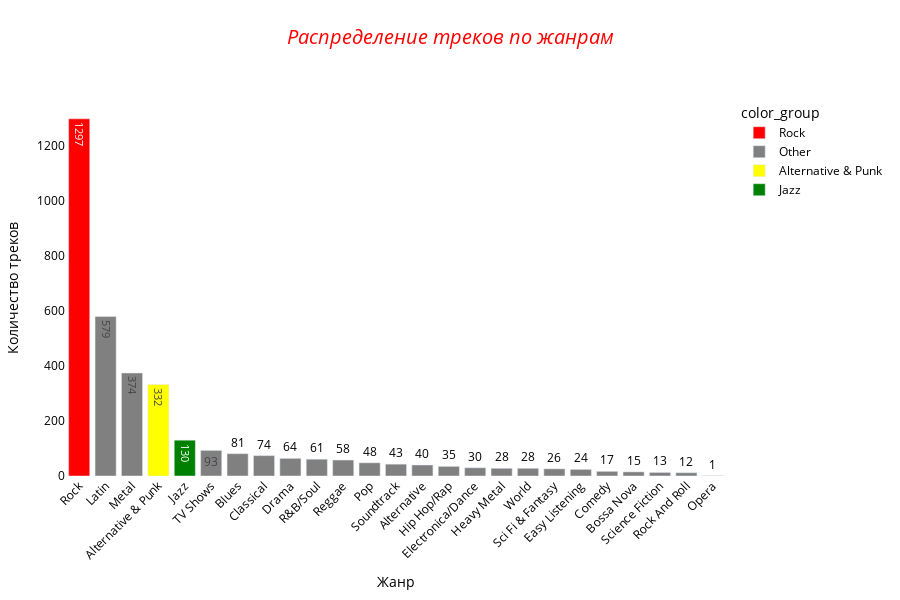

The code cell stored with this chart in its notebook:
### Code cell
# 6 ex
query = """
    SELECT 
        g.name AS genre_name,
        COUNT(*) AS tracks_count
    FROM track t
    JOIN genre g ON t.genre_id = g.genre_id
    GROUP BY g.name
    ORDER BY COUNT(*) DESC
"""

with set_connection() as conn:
    df = pd.read_sql(query, conn)

highlight_genres = ['Rock', 'Jazz', 'Alternative & Punk']
df['color_group'] = df['genre_name'].apply(
    lambda x: x if x in highlight_genres else 'Other'
)

color_map = {
    'Rock': 'red',
    'Jazz': 'green',
    'Alternative & Punk': 'yellow',
    'Other': 'grey'
}
fig = px.bar(
    df,
    x='genre_name',
    y='tracks_count',
    title='Распределение треков по жанрам',
    labels={'genre_name': 'Жанр', 'tracks_count': 'Количество треков'},
    color='color_group',
    color_discrete_map=color_map,
    category_orders={'genre_name': df['genre_name']},
    text='tracks_count',
    height=600)

fig.update_layout(
    title={
        'text': '<i>Распределение треков по жанрам</i>',
        'y':0.95,
        'x':0.5,
        'xanchor': 'center',
        'yanchor': 'top',
        'font': {'size': 20, 'color': 'red'}
    },
    plot_bgcolor='white',  # Белый фон области диаграммы
    paper_bgcolor='white', # Белый фон вокруг диаграммы
    xaxis_tickangle=-45,
    font=dict(color='black'),
    margin=dict(l=50, r=50, b=100, t=100))
     
fig.show()

### Figure 1 — Plotly figure (JSON) as saved in the notebook; plotly's stock layout.template omitted (floating-point values rounded to 4 significant figures)
{"data": [{"hovertemplate": "color_group=Rock<br>Жанр=%{x}<br>Количество треков=%{text}<extra></extra>", "legendgroup": "Rock", "marker": {"color": "red", "pattern": {"shape": ""}}, "name": "Rock", "orientation": "v", "showlegend": true, "text": [1297.0], "textposition": "auto", "type": "bar", "x": ["Rock"], "xaxis": "x", "y": [1297], "yaxis": "y"}, {"hovertemplate": "color_group=Other<br>Жанр=%{x}<br>Количество треков=%{text}<extra></extra>", "legendgroup": "Other", "marker": {"color": "grey", "pattern": {"shape": ""}}, "name": "Other", "orientation": "v", "showlegend": true, "text": [579.0, 374.0, 93.0, 81.0, 74.0, 64.0, 61.0, 58.0, 48.0, 43.0, 40.0, 35.0, 30.0, 28.0, 28.0, 26.0, 24.0, 17.0, 15.0, 13.0, 12.0, 1.0], "textposition": "auto", "type": "bar", "x": ["Latin", "Metal", "TV Shows", "Blues", "Classical", "Drama", "R&B/Soul", "Reggae", "Pop", "Soundtrack", "Alternative", "Hip Hop/Rap", "Electronica/Dance", "Heavy Metal", "World", "Sci Fi & Fantasy", "Easy Listening", "Comedy", "Bossa Nova", "Science Fiction", "Rock And Roll", "Opera"], "xaxis": "x", "y": [579, 374, 93, 81, 74, 64, 61, 58, 48, 43, 40, 35, 30, 28, 28, 26, 24, 17, 15, 13, 12, 1], "yaxis": "y"}, {"hovertemplate": "color_group=Alternative & Punk<br>Жанр=%{x}<br>Количество треков=%{text}<extra></extra>", "legendgroup": "Alternative & Punk", "marker": {"color": "yellow", "pattern": {"shape": ""}}, "name": "Alternative & Punk", "orientation": "v", "showlegend": true, "text": [332.0], "textposition": "auto", "type": "bar", "x": ["Alternative & Punk"], "xaxis": "x", "y": [332], "yaxis": "y"}, {"hovertemplate": "color_group=Jazz<br>Жанр=%{x}<br>Количество треков=%{text}<extra></extra>", "legendgroup": "Jazz", "marker": {"color": "green", "pattern": {"shape": ""}}, "name": "Jazz", "orientation": "v", "showlegend": true, "text": [130.0], "textposition": "auto", "type": "bar", "x": ["Jazz"], "xaxis": "x", "y": [130], "yaxis": "y"}], "layout": {"barmode": "relative", "font": {"color": "black"}, "height": 600, "legend": {"title": {"text": "color_group"}, "tracegroupgap": 0}, "margin": {"b": 100, "l": 50, "r": 50, "t": 100}, "paper_bgcolor": "white", "plot_bgcolor": "white", "title": {"font": {"color": "red", "size": 20}, "text": "<i>Распределение треков по жанрам</i>", "x": 0.5, "xanchor": "center", "y": 0.95, "yanchor": "top"}, "xaxis": {"anchor": "y", "categoryarray": ["Rock", "Latin", "Metal", "Alternative & Punk", "Jazz", "TV Shows", "Blues", "Classical", "Drama", "R&B/Soul", "Reggae", "Pop", "Soundtrack", "Alternative", "Hip Hop/Rap", "Electronica/Dance", "Heavy Metal", "World", "Sci Fi & Fantasy", "Easy Listening", "Comedy", "Bossa Nova", "Science Fiction", "Rock And Roll", "Opera"], "categoryorder": "array", "domain": [0, 1], "tickangle": -45, "title": {"text": "Жанр"}}, "yaxis": {"anchor": "x", "domain": [0, 1], "title": {"text": "Количество треков"}}}}
